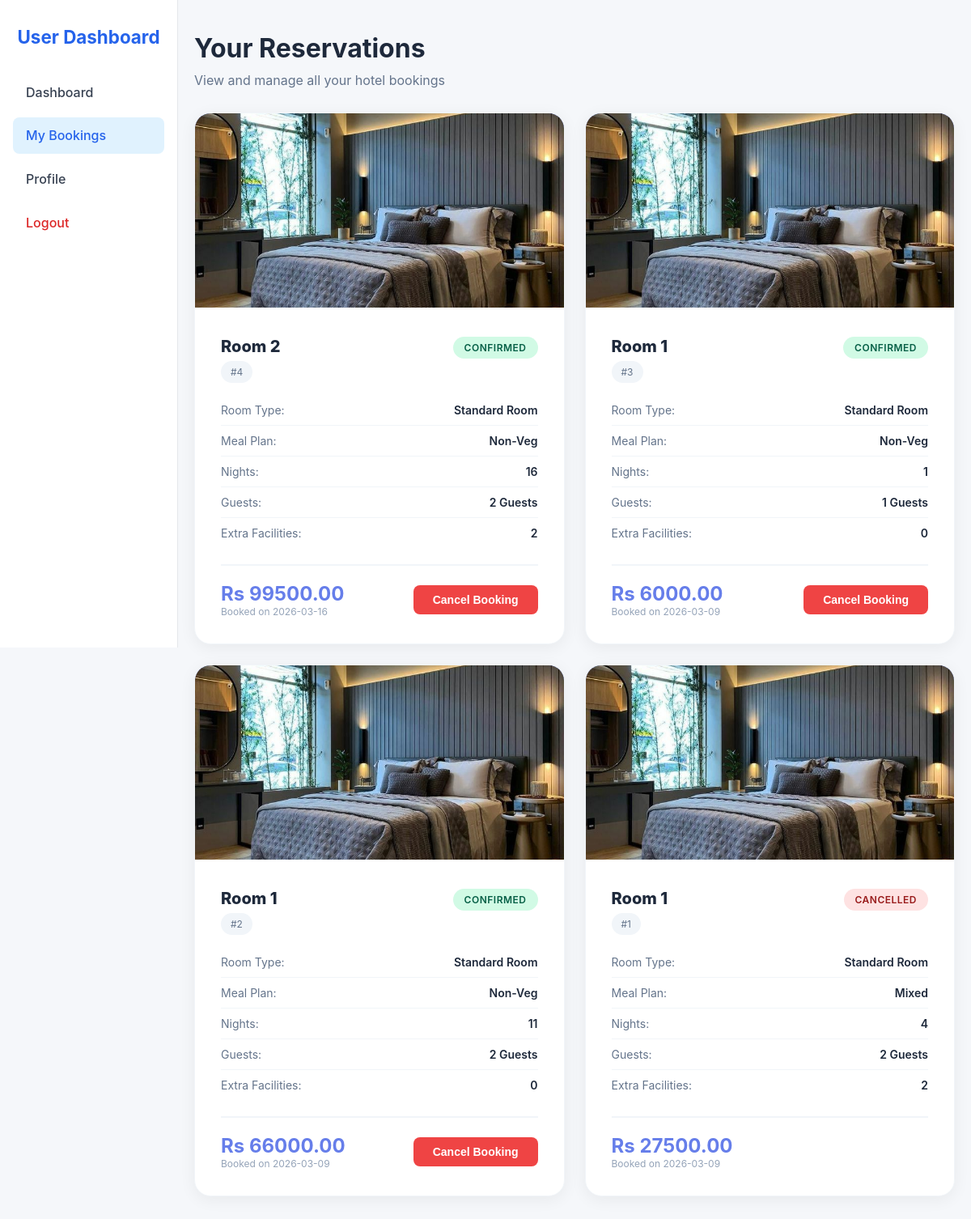
Before: /my_bookings (signed in) with the older database file.
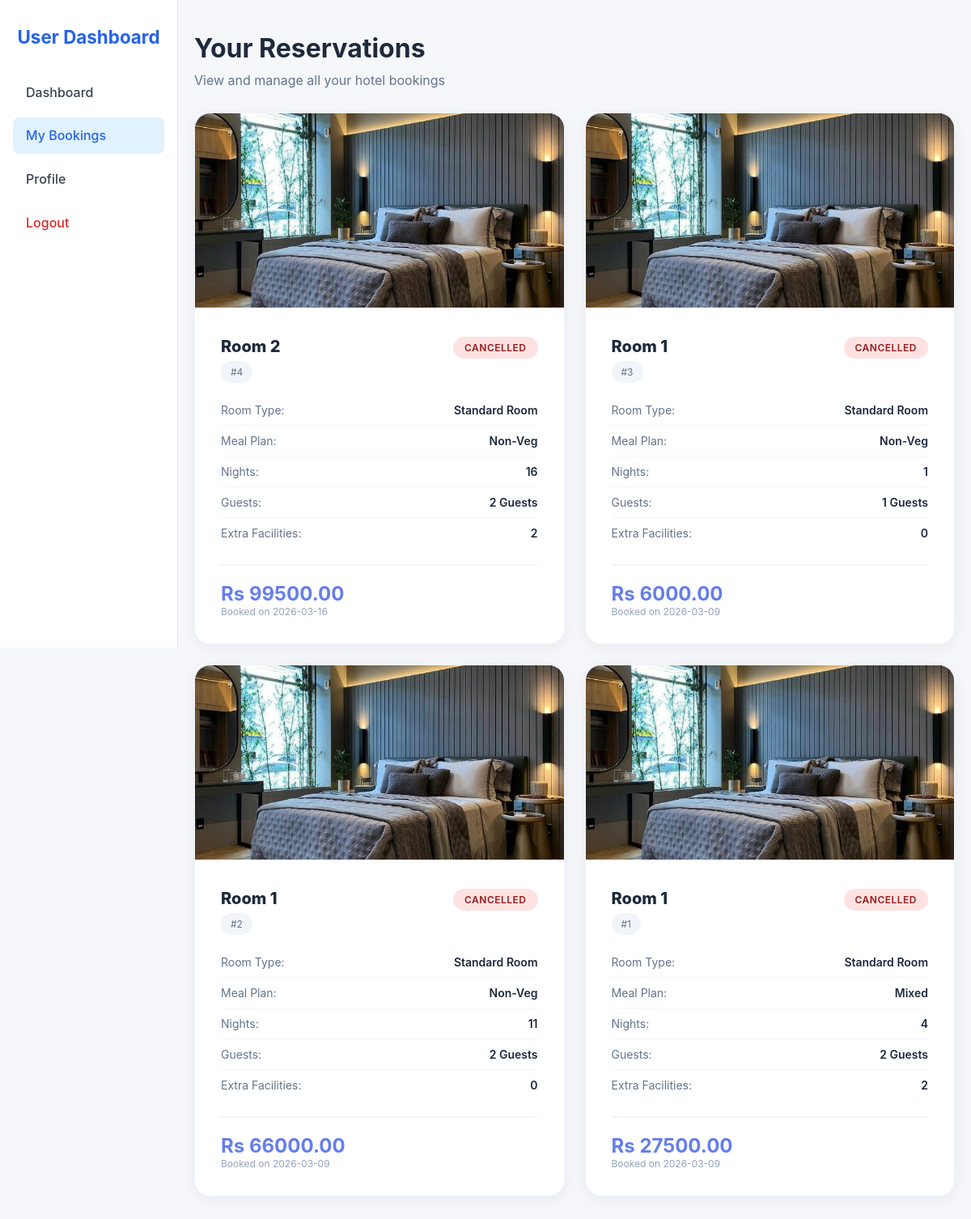
After: the same page with the newer database file.
### tables this page shows
CREATE TABLE bookings (
            booking_id INTEGER PRIMARY KEY AUTOINCREMENT,
            customer_id INTEGER NOT NULL,
            room_id INTEGER NOT NULL,
            meal_plan_id INTEGER NOT NULL,
            market_segment_id INTEGER NOT NULL,
            booking_status TEXT NOT NULL CHECK(booking_status IN ('Canceled','Not_Canceled')),
            lead_time INTEGER NOT NULL DEFAULT 0 CHECK(lead_time >= 0),
            arrival_year INTEGER NOT NULL,
            arrival_month INTEGER NOT NULL CHECK(arrival_month BETWEEN 1 AND 12),
            arrival_date INTEGER NOT NULL CHECK(arrival_date BETWEEN 1 AND 31),
            avg_price_per_room REAL NOT NULL DEFAULT 0 CHECK(avg_price_per_room >= 0),
            no_of_special_requests INTEGER NOT NULL DEFAULT 0 CHECK(no_of_special_requests >= 0),
            total_nights INTEGER NOT NULL DEFAULT 1 CHECK(total_nights >= 1),
            total_guests INTEGER NOT NULL DEFAULT 1 CHECK(total_guests >= 1),
            required_car_parking_space INTEGER NOT NULL DEFAULT 0 CHECK(required_car_parking_space IN (0,1)),
            created_at TIMESTAMP DEFAULT CURRENT_TIMESTAMP,
            FOREIGN KEY(customer_id) REFERENCES customers(customer_id),
            FOREIGN KEY(room_id) REFERENCES rooms(room_id),
            FOREIGN KEY(meal_plan_id) REFERENCES meal_plans(meal_plan_id),
            FOREIGN KEY(market_segment_id) REFERENCES market_segments(market_segment_id)
        );

### app.py (the view)
    @app.get("/my_bookings")
    @need_user
    def my_bookings():
        bookings = booking_model.list_user_bookings(session["user_id"])
        return render_template("my_bookings.html", bookings=bookings)

### app.py (called while the page is built)
def need_user(view_func):
    @wraps(view_func)
    def wrapped(*args, **kwargs):
        if "user_id" not in session:
            flash("Please login first.", "warning")
            return redirect(url_for("login", next=request.url))
        if session.get("is_admin"):
            flash("User access required.", "danger")
            return redirect(url_for("admin_dashboard"))
        return view_func(*args, **kwargs)
    return wrapped

### hotel_app/models/db.py (called while the page is built)
def conn():
    conn = sqlite3.connect(DB_PATH)
    conn.row_factory = sqlite3.Row
    conn.execute("PRAGMA foreign_keys = ON")
    return conn

### templates/my_bookings.html (shortened to what the changed rows need)
<!DOCTYPE html>
<html lang="en">
<head>
    <link rel="stylesheet" href="{{ url_for('static', filename='css/my_bookings.css') }}">
    <link rel="stylesheet" href="{{ url_for('static', filename='css/flash.css') }}">
</head>
<body>
    <div class="dashboard">
        <aside class="sidebar">
            <h2>User Dashboard</h2>
        </aside>
        <div class="container">
            <div class="page-header">
                <h2>Your Reservations</h2>
            </div>
            {% if bookings %}
            <div class="bookings-grid">
                {% for booking in bookings %}
                <div class="booking-card">
                    {% if booking.image_path %}
                    <img src="{{ url_for('static', filename='uploads/rooms/' ~ booking.image_path) }}" alt="Room"
                        class="booking-image">
                    {% else %}
                    <div class="booking-image"></div>
                    {% endif %}
                    <div class="booking-content">
                        <div class="booking-header">
                            <div>
                                <div class="booking-title">Room {{ booking.room_number or 'N/A' }}</div>
                                <div class="booking-id">#{{ booking.booking_id }}</div>
                            </div>
                            <div class="status-actions">
                                {% if booking.booking_status == 'Not_Canceled' and booking.is_on_hold %}
                                <span class="status-badge status-hold">On Hold</span>
                                <button type="button" class="view-hold-btn">
                                    View
                                </button>
                                <div class="hold-data" hidden>
                                    <span class="hold-data-reason">{{ booking.hold_reason or "Your booking is under review by the admin team. Please wait for an update." }}</span>
                                    <span class="hold-data-updated">{{ booking.hold_noted_at or "" }}</span>
                                </div>
                                {% elif booking.booking_status == 'Not_Canceled' %}
                                <span class="status-badge status-confirmed">Confirmed</span>
                                {% else %}
                                <span class="status-badge status-cancelled">Cancelled</span>
                                {% endif %}
                            </div>
                        </div>
                        <div class="booking-details">
                            <div class="detail-row">
                                <span class="detail-label">Room Type:</span>
                                <span class="detail-value">{{ booking.room_type_name or 'N/A' }}</span>
                            </div>
                            <div class="detail-row">
                                <span class="detail-label">Meal Plan:</span>
                                <span class="detail-value">{{ booking.meal_plan_name }}</span>
                            </div>
                            <div class="detail-row">
                                <span class="detail-label">Nights:</span>
                                <span class="detail-value">{{ booking.total_nights }}</span>
                            </div>
                            <div class="detail-row">
                                <span class="detail-label">Guests:</span>
                                <span class="detail-value">{{ booking.total_guests or 0 }} Guests</span>
                            </div>
                            <div class="detail-row">
                                <span class="detail-label">Extra Facilities:</span>
                                <span class="detail-value">{{ booking.extra_facility_count or 0 }}</span>
                            </div>
                        </div>
                        <div class="booking-footer">
                            <div>
                                <div class="total-amount">Rs {{ "%.2f"|format((booking.avg_price_per_room *
                                    booking.total_nights) + (booking.extra_facility_total or 0)) }}</div>
                                <div class="booking-date">Booked on {{ booking.created_at.split()[0] }}</div>
                            </div>
                            {% if booking.booking_status == 'Not_Canceled' %}
                            <form action="{{ url_for('cancel_booking', booking_id=booking.booking_id) }}" method="POST"
                                onsubmit="return confirm('Are you sure you want to cancel this booking?');">
                                <button type="submit" class="btn-cancel">Cancel Booking</button>
                            </form>
                            {% endif %}
                        </div>
                    </div>
                </div>
                {% endfor %}
            </div>
            {% else %}
            <div class="empty-state">
                <h3>No Bookings Yet</h3>
                <p>You haven't made any reservations. Start exploring our available rooms!</p>
                <a href="{{ url_for('user_dashboard') }}" class="btn-book">Browse Rooms</a>
            </div>
            {% endif %}
        </div>
    </div>
</body>
</html>

Changed rows visible on the page:
changed bookings id 4: booking_status "CONFIRMED Cancel Booking" → "CANCELLED"
changed bookings id 3: booking_status "CONFIRMED Cancel Booking" → "CANCELLED"
changed bookings id 2: booking_status "CONFIRMED Cancel Booking" → "CANCELLED"
